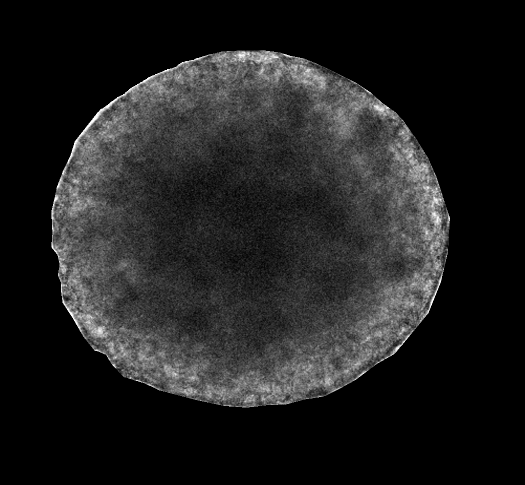
#> input picture TestImages/SpheroidPNG.png, 1049 x 969 px, found by its file name (shown at 1/2 size)
$ python test.py
#> lines starting #> are read from the running program, lines starting #| are printed output that depends on the picture; after the words box and inside, x2 and y2 are one past the last pixel; in counts of white or black regions, pixels touching at a corner belong together
import cv2
import numpy as np
import matplotlib.pyplot as plt
from scipy.ndimage import uniform_filter


sphe_path = r"C:\Github\TranslucentSpheroidCompare\TestImages\SpheroidPNG.png"
Bsphe_path = r"C:\Github\TranslucentSpheroidCompare\TestImages\BSpheroidPNG.png"


sphe = cv2.imread(sphe_path, cv2.IMREAD_UNCHANGED)
#> sphe is the input picture: shape (969, 1049, 4); mean B, G, R, A 31.8, 31.8, 31.8, 111.1
Bsphe = cv2.imread(Bsphe_path, cv2.IMREAD_UNCHANGED)
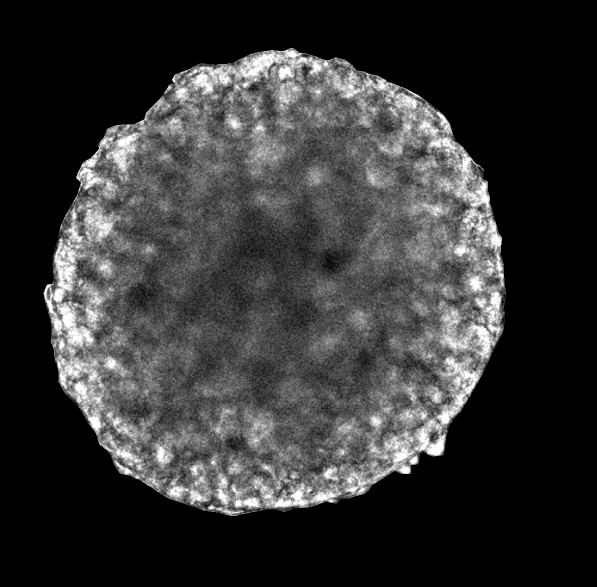
#> input picture TestImages/BSpheroidPNG.png, 1193 x 1174 px, found by its file name (shown at 1/2 size)
#> Bsphe is the input picture: shape (1174, 1193, 4); mean B, G, R, A 51.7, 51.7, 51.7, 120.4


def prepare_image(img, target_size=250):

#> called with target_size = 250
    if img.shape[2] == 4:

        bgr = img[:, :, :3]
        alpha = img[:, :, 3]

        mask = alpha > 0
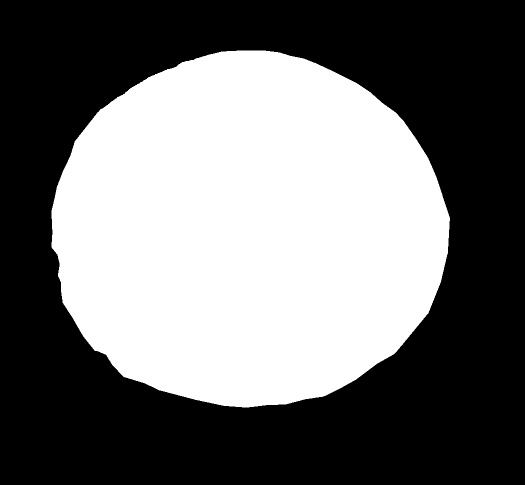
#> mask: shape (969, 1049) bool (shown at 1/2 size); 43.7% white; 1 white region, box (x1, y1, x2, y2) and area: (103, 101, 900, 815) 444196

    else:

        bgr = img

        gray_temp = cv2.cvtColor(
            bgr,
            cv2.COLOR_BGR2GRAY
        )

        mask = gray_temp > 0

    gray = cv2.cvtColor(
        bgr,
        cv2.COLOR_BGR2GRAY
    )

    gray = cv2.resize(
        gray,
        (target_size, target_size),
        interpolation=cv2.INTER_CUBIC
    )
#> gray: shape (250, 250)

    mask = cv2.resize(
        mask.astype(np.uint8),
        (target_size, target_size),
        interpolation=cv2.INTER_NEAREST
    ).astype(bool)
#> mask: shape (250, 250) bool; 43.7% white; 1 white region, box (x1, y1, x2, y2) and area: (25, 27, 215, 211) 27312

    return gray.astype(float), mask


def local_contrast(image, mask, window_size):

    # ------------------------------------------------
    # Only use pixels inside the spheroid
    # ------------------------------------------------

    valid = mask.astype(float)

    image_inside = image * valid

    # ------------------------------------------------
    # Number of valid pixels in each local window
    # ------------------------------------------------

    local_count = uniform_filter(
        valid,
        size=window_size
    )

    # ------------------------------------------------
    # Local mean
    # ------------------------------------------------

    local_sum = uniform_filter(
        image_inside,
        size=window_size
    )

    local_mean = np.divide(
        local_sum,
        local_count,
        out=np.zeros_like(local_sum),
        where=local_count > 0
    )

    # ------------------------------------------------
    # Local mean of squared intensity
    # ------------------------------------------------

    local_sum_squared = uniform_filter(
        image_inside ** 2,
        size=window_size
    )

    local_mean_squared = np.divide(
        local_sum_squared,
        local_count,
        out=np.zeros_like(local_sum_squared),
        where=local_count > 0
    )

    # ------------------------------------------------
    # Variance
    # ------------------------------------------------

    variance = (
        local_mean_squared
        - local_mean ** 2
    )

    variance = np.maximum(
        variance,
        0
    )

    # ------------------------------------------------
    # Standard deviation = local contrast
    # ------------------------------------------------

    contrast = np.sqrt(variance)

    contrast[~mask] = 0

    return contrast


# =====================================================
# Prepare images
# =====================================================

normal, normal_mask = prepare_image(sphe)
translucent, translucent_mask = prepare_image(Bsphe)
#> in prepare_image (call 2), `mask = alpha > 0`: mask: shape (1174, 1193) bool; 47.3% white; 1 white region, box (x1, y1, x2, y2) and area: (87, 96, 1012, 1032) 663138
#> in prepare_image (call 2), `mask = cv2.resize( mask.astype(np.uint8), (target_size, target_size), ..`: mask: shape (250, 250) bool; 47.3% white; 1 white region, box (x1, y1, x2, y2) and area: (19, 21, 213, 220) 29589


# =====================================================
# Try different window sizes
# =====================================================

window_sizes = [5, 15, 30, 50]


fig, axes = plt.subplots(
    2,
    len(window_sizes),
    figsize=(16, 8)
)


# Use one common scale
all_contrasts = []

for window in window_sizes:

    all_contrasts.append(
        local_contrast(
            normal,
            normal_mask,
            window
        )
    )

    all_contrasts.append(
        local_contrast(
            translucent,
            translucent_mask,
            window
        )
    )
#> this loop made 4 passes
#> pass 1, in local_contrast, `local_count = uniform_filter( valid, size=window_size )`:
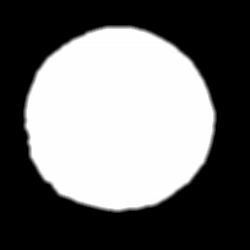
#> local_count: shape (250, 250) float64; min -2.44e-16, max 1, mean 0.437; drawn with min black and max white
#> pass 1, in local_contrast, `local_sum = uniform_filter( image_inside, size=window_size )`:
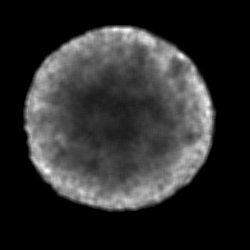
#> local_sum: shape (250, 250) float64; min -1.4e-13, max 179.5, mean 31.4; drawn with min black and max white
#> after the loop, all_contrasts = 8 items


vmax = max(
    c.max()
    for c in all_contrasts
)
#> vmax = 112.7


# =====================================================
# Plot
# =====================================================

for i, window in enumerate(window_sizes):

    normal_contrast = local_contrast(
        normal,
        normal_mask,
        window
    )

    translucent_contrast = local_contrast(
        translucent,
        translucent_mask,
        window
    )


    # Normal
    im1 = axes[0, i].imshow(
        normal_contrast,
        cmap="jet",
        vmin=0,
        vmax=vmax
    )

    axes[0, i].set_title(
        f"Normal\n{window} × {window}"
    )

    axes[0, i].axis("off")


    # Translucent
    im2 = axes[1, i].imshow(
        translucent_contrast,
        cmap="jet",
        vmin=0,
        vmax=vmax
    )

    axes[1, i].set_title(
        f"Translucent\n{window} × {window}"
    )

    axes[1, i].axis("off")
#> this loop made 4 passes
#> pass 1, in local_contrast (call 9), `local_mean_squared = np.divide( local_sum_squared, local_count, out=np..`:
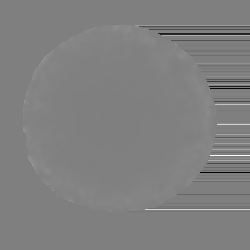
#> local_mean_squared: shape (250, 250) float64; min -360448, max 360448, mean 1613.5; drawn with min black and max white
#> pass 1, in local_contrast (call 9), `variance = ( local_mean_squared - local_mean ** 2 )`:
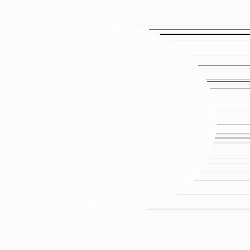
#> variance: shape (250, 250) float64; min -14991360, max 119808, mean -73176.9; drawn with min black and max white


# =====================================================
# Labels
# =====================================================

axes[0, 0].set_ylabel(
    "Normal",
    fontsize=14
)

axes[1, 0].set_ylabel(
    "Translucent",
    fontsize=14
)


# Shared colour bar
fig.colorbar(
    im2,
    ax=axes,
    shrink=0.8,
    label="Local contrast (SD)"
)


plt.tight_layout()
plt.show()
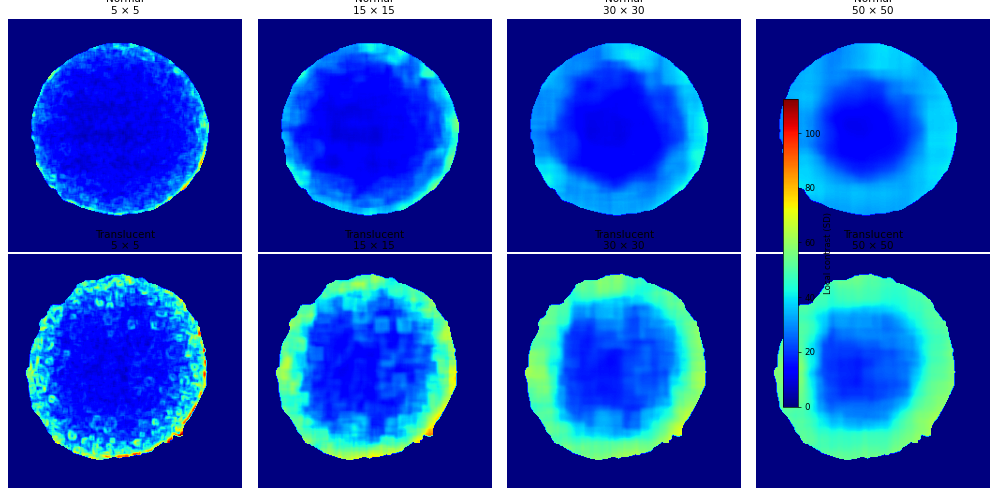
#> figure drawn by matplotlib, 9 panels
